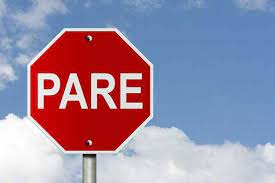
#> input picture pare.jpeg, 275 x 183 px
$ python main.py
#> lines starting #> are read from the running program, lines starting #| are printed output that depends on the picture; after the words box and inside, x2 and y2 are one past the last pixel; in counts of white or black regions, pixels touching at a corner belong together
import cv2
import numpy as np

placas = [
    "pare.jpeg",
    "placa.jpeg",
    "placa2.jpeg",
    "placa3.jpeg",
    "placa4.jpeg"
]

for placa in placas:
    imagem = cv2.imread(placa)
#> imagem is the input picture: shape (183, 275, 3); mean B, G, R 164, 140.3, 155.6
    if imagem is None:
        print(f"Erro ao carregar {placa}. Verifique o caminho do arquivo.")
        continue

    imagem = cv2.resize(imagem, (640, 480))
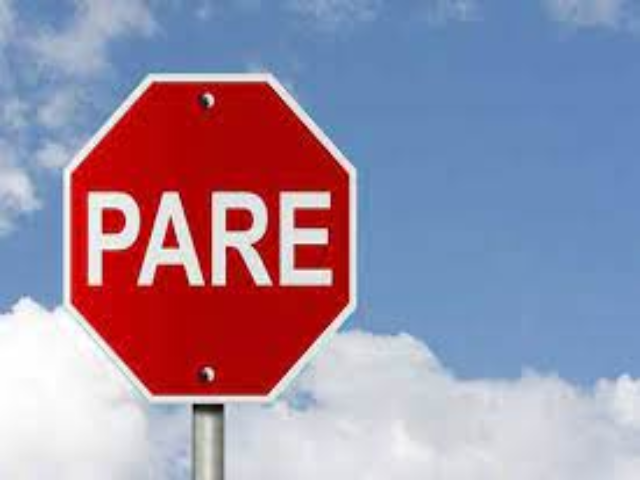
#> imagem: shape (480, 640, 3); mean B, G, R 163.9, 140.2, 155.5

    imagem_cinza = cv2.cvtColor(imagem, cv2.COLOR_BGR2GRAY)
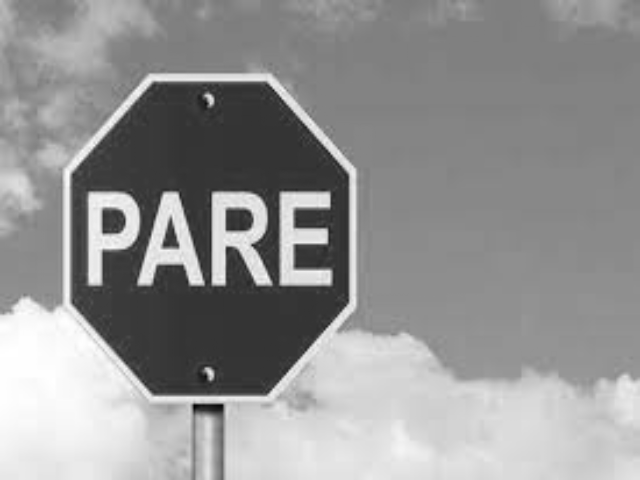
#> imagem_cinza: shape (480, 640); min 2, max 255, mean 147.5
    imagem_suavizada = cv2.GaussianBlur(imagem_cinza, (5, 5), 0)

    bordas = cv2.Canny(imagem_suavizada, 100, 200)
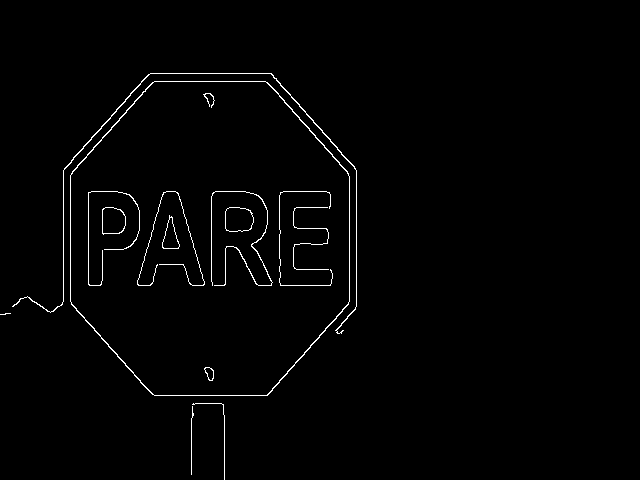
#> bordas: shape (480, 640); 1.3% white in thin lines or dots, all inside (x1, y1, x2, y2) = (0, 73, 357, 480)
    imagem_combinada = np.hstack((imagem, cv2.cvtColor(bordas, cv2.COLOR_GRAY2BGR)))
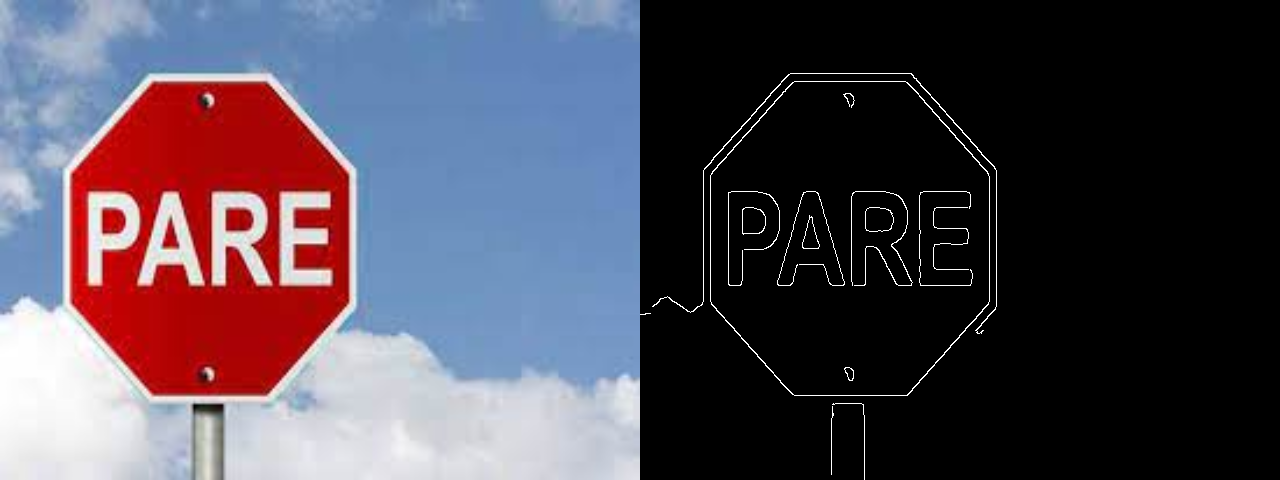
#> imagem_combinada: shape (480, 1280, 3); mean B, G, R 83.6, 71.8, 79.4

    cv2.imwrite("saida_" + placa, imagem_combinada)

    cv2.imshow(f"Placa: {placa}", imagem_combinada)
    cv2.waitKey(0)
    cv2.destroyAllWindows()
#> pass 2 of the loop `for placa in placas:`:
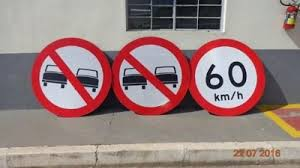
#> input picture placa.jpeg, 300 x 168 px
#> imagem is the input picture: shape (168, 300, 3); mean B, G, R 128.2, 129.8, 153.8
#> imagem: shape (480, 640, 3)
#> `bordas = cv2.Canny(imagem_suavizada, 100, 200)`:
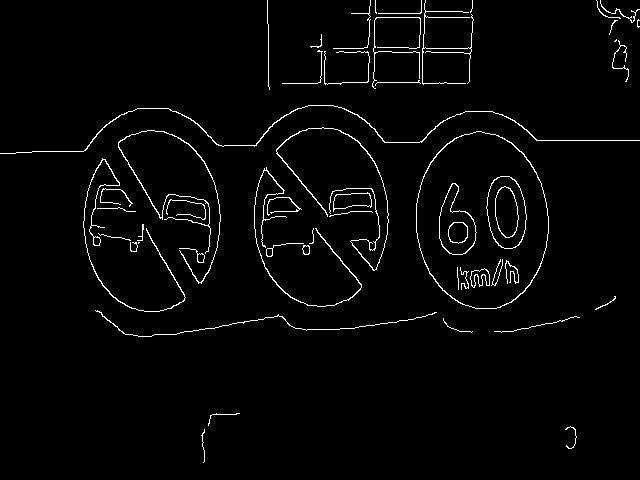
#> bordas: shape (480, 640); 2.4% white in thin lines or dots
#> `imagem_combinada = np.hstack((imagem, cv2.cvtColor(bordas, cv2.COLOR_G..`:
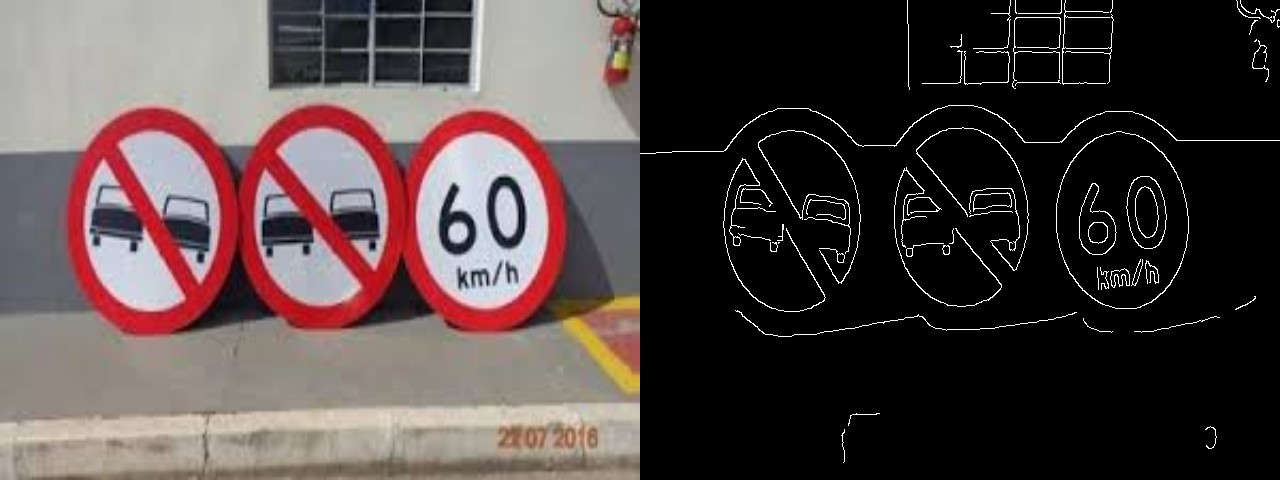
#> imagem_combinada: shape (480, 1280, 3); mean B, G, R 67.1, 67.9, 79.9
#> pass 3 of the loop `for placa in placas:`:
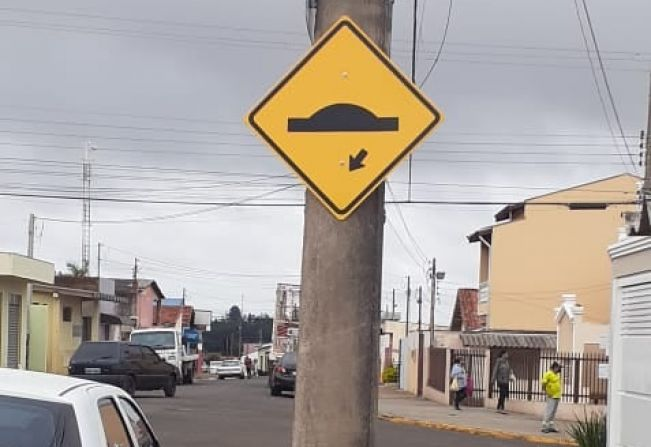
#> input picture placa2.jpeg, 651 x 447 px
#> imagem is the input picture: shape (447, 651, 3); mean B, G, R 158.8, 164.8, 172.6
#> imagem: shape (480, 640, 3)
#> `bordas = cv2.Canny(imagem_suavizada, 100, 200)`:
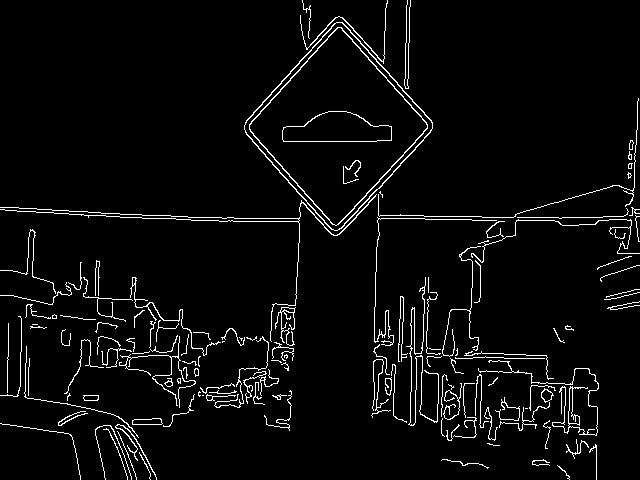
#> bordas: shape (480, 640); 4.2% white in thin lines or dots
#> `imagem_combinada = np.hstack((imagem, cv2.cvtColor(bordas, cv2.COLOR_G..`:
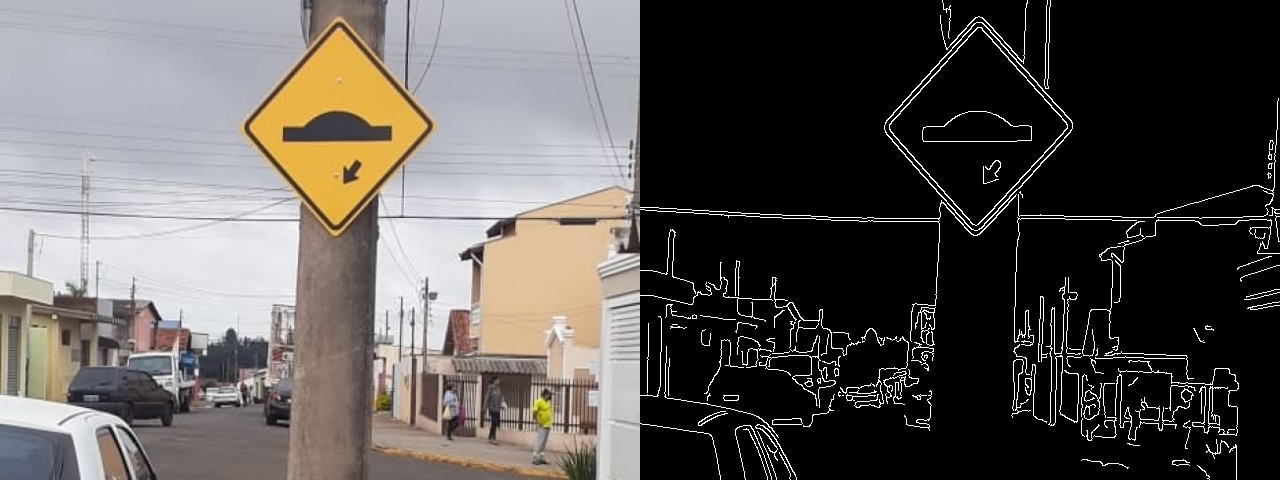
#> imagem_combinada: shape (480, 1280, 3); mean B, G, R 84.6, 87.7, 91.6
#> the loop made 5 passes; the first 3 are shown
